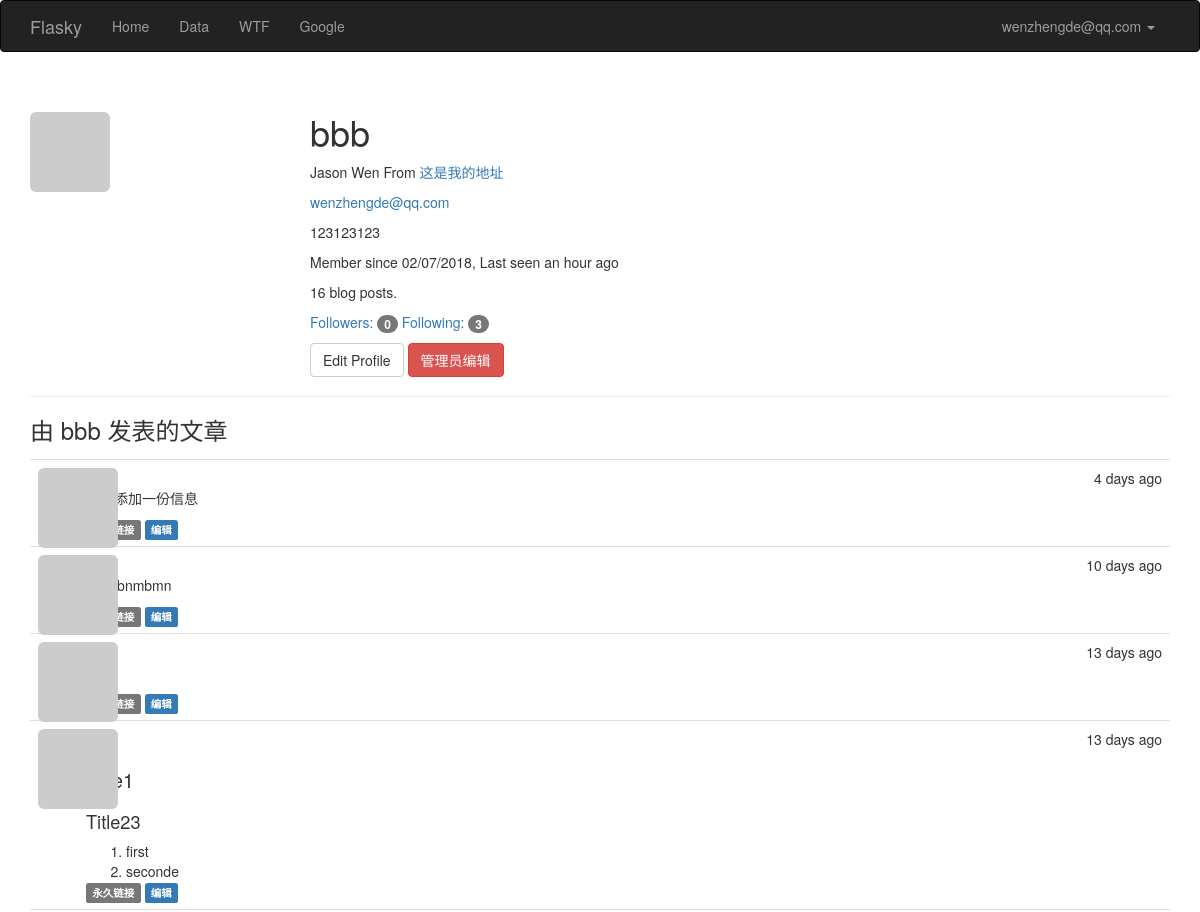
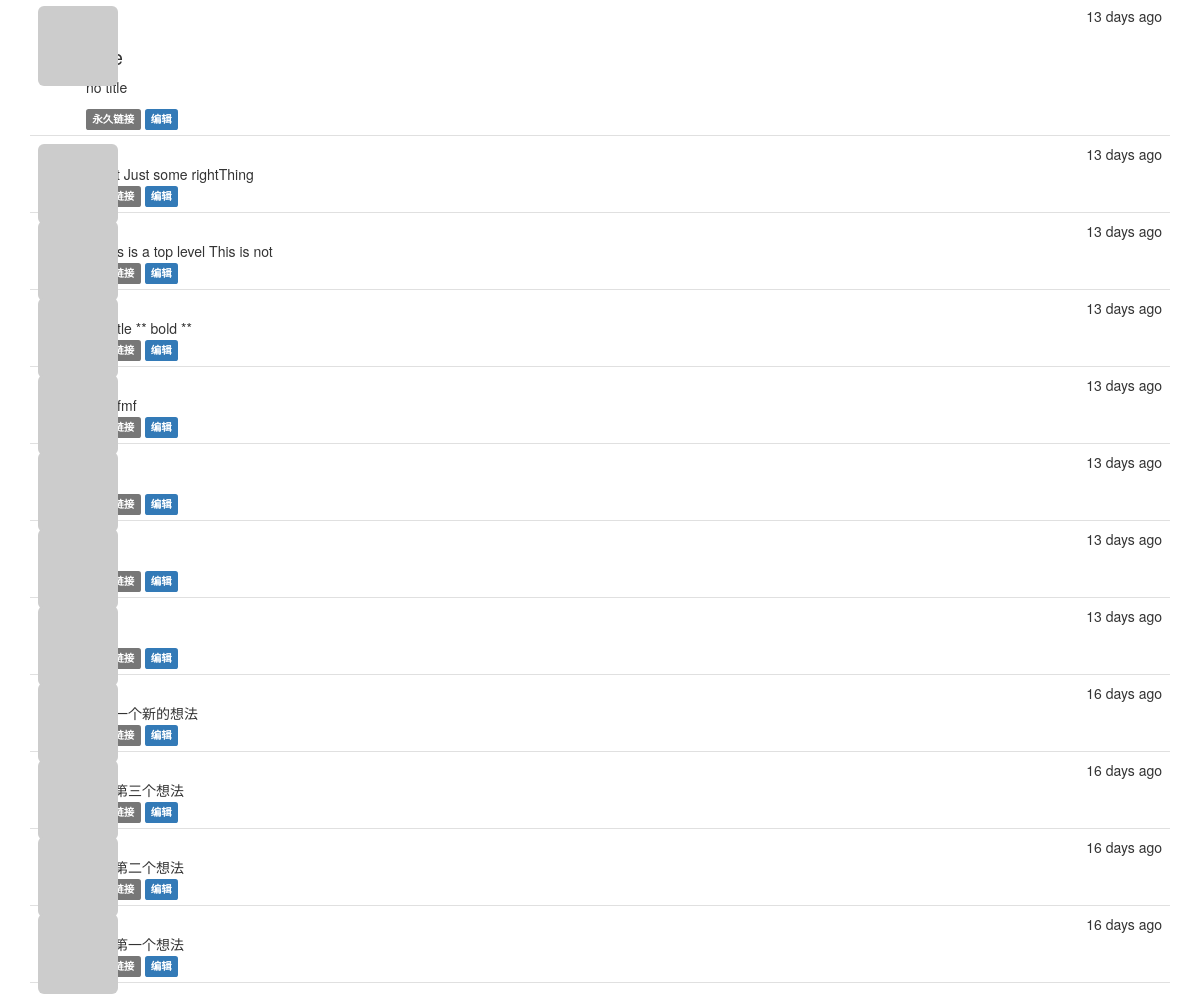
/user/bbb (signed in), run on the app's committed database (2 pictures, top to bottom).
### app/models.py (models this page shows, shortened)
class User(UserMixin,db.Model):
    __tablename__ = 'users'
    id = db.Column(db.Integer, primary_key=True)
    email = db.Column(db.String(64),unique=True,index=True)
    username = db.Column(db.String(64), unique=True, index=True)
    password_hash = db.Column(db.String(128))
    role_id = db.Column(db.Integer, db.ForeignKey('roles.id'))
    confirmed = db.Column(db.Boolean,default=False)
    name = db.Column(db.String(64))
    location = db.Column(db.String(64))
    about_me = db.Column(db.Text())
    member_since = db.Column(db.DateTime(),default=datetime.utcnow)
    last_seen = db.Column(db.DateTime(),default=datetime.utcnow)
    avatar_hash = db.Column(db.String(32))
    posts = db.relationship('Post',backref='author',lazy='dynamic')
    test1 = db.Column(db.String(32))
    followed = db.relationship('Follow',
                               foreign_keys=[Follow.follower_id],
                               backref=db.backref('follower',lazy='joined'),
                               lazy='dynamic',
                               cascade = 'all,delete-orphan')
    followers = db.relationship('Follow',
                               foreign_keys=[Follow.followed_id],
                               backref=db.backref('followed',lazy='joined'),
                               lazy='dynamic',
                               cascade='all,delete-orphan')
    def ping(self):
        self.last_seen = datetime.utcnow()
        db.session.add(self)
    def can(self, perm):
        return self.role is not None and self.role.has_permission(perm)
    @property
    def password(self):
        raise AttributeError('password is not a readable attribute')
    def gravatar(self,size=100,default='identicon',rating='g'):
        if request.is_secure:
            url = 'https://secure.gravatar.com/avatar'
        else:
            url = 'http://www.gravatar.com/avatar'
        hash = self.avatar_hash
        return '{url}/{hash}?s={size}&d={default}&r={rating}'.format(url=url,hash=hash,size=size,default=default,rating=rating)

class Post(db.Model):
    __tablename__ = 'posts'
    id = db.Column(db.Integer,primary_key=True)
    body = db.Column(db.Text)
    timestamp = db.Column(db.DateTime,index=True,default=datetime.utcnow)
    author_id = db.Column(db.Integer,db.ForeignKey('users.id'))
    body_html = db.Column(db.Text)

### app/main/views.py (the view)
@main.route('/user/<username>')
def user(username):
    user = User.query.filter_by(username = username).first()
    if user is None:
        abort(404)
    posts = user.posts.order_by(Post.timestamp.desc()).all()
    return render_template('user.html',user=user,posts=posts)

### app/auth/views.py (called while the page is built)
@auth.before_app_request
def before_request():
    if current_user.is_authenticated:
        current_user.ping()
        if not current_user.confirmed and request.endpoint[:5] !='auth.':
            return  redirect(url_for('auth.unconfirmed'))

### app/main/__init__.py (called while the page is built)
@main.app_context_processor
def inject_permissions():
    return dict(Permission=Permission)

### app/models.py (called while the page is built)
@login_manager.user_loader
def load_user(user_id):
    return User.query.get(int(user_id))

    def has_permission(self, perm):
        return self.permissions & perm == perm

### app/templates/user.html (shortened to what this page needs)
{% extends "base.html" %}
{% block page_content %}
<div class="page-header">
    <img class="img-rounded profile-thumbnail" src="{{ user.gravatar(size=256) }}">
    <div class="profile-header">
        <h1>{{ user.username }}</h1>
        {% if user.name or user.location %}
        <p>
        {% if user.name %}
            {{ user.name }}
        {% endif %}
        {% if user.location %}
            From <a href="http://maps.google.com/?q={{ user.location }}">{{ user.location }}</a>
        {% endif %}
        </p>
    {% endif %}
    {% if current_user.is_administrator %}
    <p><a href="mailto:{{ user.email }}">{{ user.email }}</a> </p>
    {% endif %}
    {% if user.about_me %}<p>{{ user.about_me }}</p>
    {% endif %}
    <p>
        Member since {{ moment(user.member_since).format('L') }},
        Last seen {{ moment(user.last_seen).fromNow() }}
    </p>
    <p>{{ user.posts.count() }} blog posts.</p>
    <p>
        <a href="{{ url_for('.followers', username=user.username) }}">Followers: <span class="badge">{{ user.followers.count()- 1 }}</span></a>
        <a href="{{ url_for('.followed_by', username=user.username) }}">Following: <span class="badge">{{ user.followed.count()- 1  }}</span></a>
    </p>
    <p>
    {%if user == current_user%}
        <a class="btn btn-default" href="{{ url_for('.edit_profile') }}">
            Edit Profile
        </a>
    {% endif %}
    {% if current_user.is_administrator %}
        <a class="btn btn-danger"
           href="{{ url_for('.edit_profile_admin',id=user.id) }}">
        管理员编辑
        </a>
    {% endif %}
    </p>
    </div>
</div>
    <h3>由 {{ user.username }} 发表的文章</h3>
    {% include '_posts.html' %}
{% endblock %}

### app/templates/base.html (shortened to what this page needs)
{% extends "bootstrap/base.html" %}
{% block head %}
{{ super() }}
    <link rel="stylesheet" type="text/css" href="{{ url_for('static', filename='styles.css') }}">
{% endblock %}
{% block navbar %}
<div class="navbar navbar-inverse" role="navigation">
    <div class="container">
        <div class="navbar-header">
            <a class="navbar-brand" href="/">Flasky</a>
        </div>
        <div class="navbar-collapse collapse">
            <ul class="nav navbar-nav">
                <li><a href="/">Home</a></li>
                <li><a href="/data">Data</a></li>
                <li><a href="/wtf">WTF</a></li>
                <li><a href="/redirect">Google</a></li>
            </ul>
            <ul class="nav navbar-nav navbar-right">
                {% if current_user.is_authenticated %}
                    <li class="dropdown">
                        <a href="#" class="dropdown-toggle" data-toggle="dropdown">{{ current_user.email }} <b class="caret"></b></a>
                    </li>
                {% else %}
                    <li><a href="{{ url_for('auth.login') }}">登陆</a></li>
                {% endif %}
        </div>
    </div>
</div>
{% endblock %}
{% block content %}
<div class="container">
    {% block page_content %}{% endblock %}
</div>
{% endblock %}

### app/templates/_posts.html
<ul class="posts">
    {% for post in posts %}
    <li class="post">
        <div class="post-thumbnail">
            <a href="{{ url_for('.user', username=post.author.username) }}">
                <img class="img-rounded profile-thumbnail" src="{{ post.author.gravatar(size=40) }}">
            </a>
        </div>
        <div class="post-content">
            <div class="post-date">{{ moment(post.timestamp).fromNow() }}</div>
            <div class="post-author"><a href="{{ url_for('.user', username=post.author.username) }}">{{ post.author.username }}</a></div>
            <div class="post-body">
                {% if post.body_html %}
                    {{ post.body_html | safe }}
                {% else %}
                    {{ post.body }}
                {% endif %}
            </div>
            <div class="post-footer">
                <a href="{{ url_for('.post',id=post.id) }}">
                    <span class="label label-default">永久链接</span>
                    {% if current_user == post.author %}
                    <a href="{{ url_for('.edit',id=post.id) }}">
                        <span class="label label-primary">编辑</span>
                    </a>
                    {% elif current_user.is_administrator %}
                    <a href="{{ url_for('.edit',id=post.id) }}">
                        <span class="label label-danger">以管理员方式编辑</span>
                    </a>
                    {% endif %}
                </a>
            </div>
        </div>
    </li>
    {% endfor %}
</ul>

### app/static/styles.css (style rules this page uses)
.profile-thumbnail { position: absolute; }
.profile-header { min-height: 260px; margin-left: 280px; }
ul.posts { list-style-type: none; padding: 0px; margin: 16px 0px 0px 0px; border-top: 1px solid #e0e0e0; }
ul.posts li.post { padding: 8px; border-bottom: 1px solid #e0e0e0; }
div.post-date { float: right; }
div.post-author { font-weight: bold; }
div.post-thumbnail { position: absolute; }
div.post-content { margin-left: 48px; min-height: 48px; }
.post-body h1 { font-size: 140%; }
.post-body h2 { font-size: 130%; }

### data on the page
User: email "wenzhengde@qq.com", username "bbb", name "Jason Wen", location "这是我的地址", about_me "123123123", member_since "02/07/2018", last_seen "an hour ago"
Post: timestamp "4 days ago", body_html "测试添加一份信息"
Post: timestamp "10 days ago", body_html "mmnbnmbmn"
Post: timestamp "13 days ago"
Post: timestamp "13 days ago", body_html "Title23 first seconde"
Post: timestamp "13 days ago", body_html "no title"
Post: timestamp "13 days ago", body "# test Just some rightThing"
Post: timestamp "13 days ago", body "# This is a top level This is not"
Post: timestamp "13 days ago", body "## Title ** bold **"
Post: timestamp "13 days ago"
Post: timestamp "13 days ago"
Post: timestamp "13 days ago"
Post: timestamp "13 days ago"
Post: timestamp "16 days ago", body "这是一个新的想法"
Post: timestamp "16 days ago", body "这是第三个想法"
Post: timestamp "16 days ago", body "添加第二个想法"
Post: timestamp "16 days ago", body "添加第一个想法"

### other printed values
{{ user.posts.count() }} "16"
{{ user.followers.count()- 1 }} "0"
{{ user.followed.count()- 1 }} "3"
